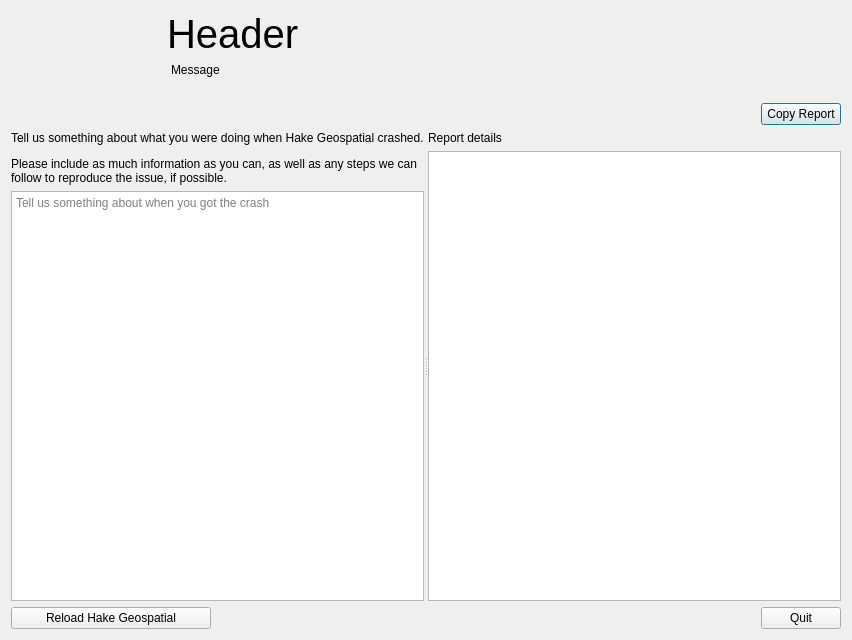
<?xml version="1.0" encoding="UTF-8"?>
<ui version="4.0">
 <class>QgsCrashDialog</class>
 <widget class="QDialog" name="QgsCrashDialog">
  <property name="geometry">
   <rect>
    <x>0</x>
    <y>0</y>
    <width>852</width>
    <height>640</height>
   </rect>
  </property>
  <property name="windowTitle">
   <string notr="true">Dialog</string>
  </property>
  <property name="styleSheet">
   <string notr="true"/>
  </property>
  <layout class="QGridLayout" name="gridLayout">
   <item row="1" column="0" colspan="3">
    <widget class="QFrame" name="mReportFrame">
     <layout class="QVBoxLayout" name="verticalLayout_5" stretch="0,1,0">
      <property name="leftMargin">
       <number>0</number>
      </property>
      <property name="topMargin">
       <number>0</number>
      </property>
      <property name="rightMargin">
       <number>0</number>
      </property>
      <property name="bottomMargin">
       <number>0</number>
      </property>
      <item>
       <layout class="QHBoxLayout" name="horizontalLayout_2">
        <item>
         <spacer name="horizontalSpacer_2">
          <property name="orientation">
           <enum>Qt::Horizontal</enum>
          </property>
          <property name="sizeHint" stdset="0">
           <size>
            <width>40</width>
            <height>20</height>
           </size>
          </property>
         </spacer>
        </item>
        <item>
         <widget class="QPushButton" name="mCopyReportButton">
          <property name="text">
           <string>Copy Report</string>
          </property>
         </widget>
        </item>
       </layout>
      </item>
      <item>
       <widget class="QSplitter" name="splitter">
        <property name="orientation">
         <enum>Qt::Horizontal</enum>
        </property>
        <widget class="QWidget" name="layoutWidget">
         <layout class="QVBoxLayout" name="verticalLayout_2" stretch="0,1">
          <property name="leftMargin">
           <number>0</number>
          </property>
          <property name="topMargin">
           <number>0</number>
          </property>
          <item>
           <widget class="QLabel" name="label">
            <property name="text">
             <string>&lt;html&gt;&lt;head/&gt;&lt;body&gt;&lt;p&gt;Tell us something about what you were doing when Hake Geospatial crashed.&lt;/p&gt;&lt;p&gt;Please include as much information as you can, as well as any steps we can follow to reproduce the issue, if possible.&lt;/p&gt;&lt;/body&gt;&lt;/html&gt;</string>
            </property>
            <property name="wordWrap">
             <bool>true</bool>
            </property>
           </widget>
          </item>
          <item>
           <widget class="QPlainTextEdit" name="mUserFeedbackText">
            <property name="sizePolicy">
             <sizepolicy hsizetype="Expanding" vsizetype="Preferred">
              <horstretch>0</horstretch>
              <verstretch>0</verstretch>
             </sizepolicy>
            </property>
            <property name="verticalScrollBarPolicy">
             <enum>Qt::ScrollBarAsNeeded</enum>
            </property>
            <property name="horizontalScrollBarPolicy">
             <enum>Qt::ScrollBarAsNeeded</enum>
            </property>
            <property name="placeholderText">
             <string>Tell us something about when you got the crash</string>
            </property>
           </widget>
          </item>
         </layout>
        </widget>
        <widget class="QWidget" name="layoutWidget1">
         <layout class="QVBoxLayout" name="verticalLayout_4">
          <item>
           <widget class="QLabel" name="label_3">
            <property name="sizePolicy">
             <sizepolicy hsizetype="Preferred" vsizetype="Maximum">
              <horstretch>0</horstretch>
              <verstretch>0</verstretch>
             </sizepolicy>
            </property>
            <property name="text">
             <string>Report details</string>
            </property>
            <property name="wordWrap">
             <bool>true</bool>
            </property>
           </widget>
          </item>
          <item>
           <widget class="QTextEdit" name="mReportDetailsText">
            <property name="sizePolicy">
             <sizepolicy hsizetype="Expanding" vsizetype="Preferred">
              <horstretch>0</horstretch>
              <verstretch>0</verstretch>
             </sizepolicy>
            </property>
            <property name="verticalScrollBarPolicy">
             <enum>Qt::ScrollBarAsNeeded</enum>
            </property>
            <property name="readOnly">
             <bool>true</bool>
            </property>
           </widget>
          </item>
         </layout>
        </widget>
       </widget>
      </item>
      <item>
       <layout class="QHBoxLayout" name="horizontalLayout">
        <property name="topMargin">
         <number>0</number>
        </property>
        <item>
         <widget class="QPushButton" name="mReloadQGISButton">
          <property name="minimumSize">
           <size>
            <width>200</width>
            <height>0</height>
           </size>
          </property>
          <property name="text">
           <string>Reload Hake Geospatial</string>
          </property>
         </widget>
        </item>
        <item>
         <spacer name="horizontalSpacer">
          <property name="orientation">
           <enum>Qt::Horizontal</enum>
          </property>
          <property name="sizeType">
           <enum>QSizePolicy::Expanding</enum>
          </property>
          <property name="sizeHint" stdset="0">
           <size>
            <width>40</width>
            <height>20</height>
           </size>
          </property>
         </spacer>
        </item>
        <item>
         <widget class="QPushButton" name="pushButton_2">
          <property name="text">
           <string>Quit</string>
          </property>
         </widget>
        </item>
       </layout>
      </item>
     </layout>
    </widget>
   </item>
   <item row="0" column="1" colspan="2">
    <layout class="QVBoxLayout" name="verticalLayout">
     <item>
      <widget class="QLabel" name="mCrashHeaderMessage">
       <property name="font">
        <font>
         <family>MS Shell Dlg 2</family>
         <pointsize>30</pointsize>
         <weight>50</weight>
         <italic>false</italic>
         <bold>false</bold>
        </font>
       </property>
       <property name="text">
        <string>Header</string>
       </property>
       <property name="wordWrap">
        <bool>true</bool>
       </property>
      </widget>
     </item>
     <item>
      <layout class="QVBoxLayout" name="verticalLayout_3">
       <property name="leftMargin">
        <number>4</number>
       </property>
       <item>
        <widget class="QLabel" name="mCrashMessage">
         <property name="sizePolicy">
          <sizepolicy hsizetype="Preferred" vsizetype="Maximum">
           <horstretch>0</horstretch>
           <verstretch>0</verstretch>
          </sizepolicy>
         </property>
         <property name="text">
          <string>Message</string>
         </property>
         <property name="wordWrap">
          <bool>true</bool>
         </property>
        </widget>
       </item>
      </layout>
     </item>
     <item>
      <spacer name="verticalSpacer_3">
       <property name="orientation">
        <enum>Qt::Vertical</enum>
       </property>
       <property name="sizeType">
        <enum>QSizePolicy::Preferred</enum>
       </property>
       <property name="sizeHint" stdset="0">
        <size>
         <width>20</width>
         <height>20</height>
        </size>
       </property>
      </spacer>
     </item>
    </layout>
   </item>
   <item row="0" column="0">
    <widget class="QLabel" name="label_2">
     <property name="maximumSize">
      <size>
       <width>150</width>
       <height>150</height>
      </size>
     </property>
     <property name="text">
      <string/>
     </property>
     <property name="pixmap">
      <pixmap resource="../../images/images.qrc">:/images/icons/qgis_icon.svg</pixmap>
     </property>
     <property name="scaledContents">
      <bool>true</bool>
     </property>
     <property name="alignment">
      <set>Qt::AlignCenter</set>
     </property>
    </widget>
   </item>
  </layout>
 </widget>
 <resources>
  <include location="../../images/images.qrc"/>
 </resources>
 <connections>
  <connection>
   <sender>mReloadQGISButton</sender>
   <signal>clicked()</signal>
   <receiver>QgsCrashDialog</receiver>
   <slot>accept()</slot>
   <hints>
    <hint type="sourcelabel">
     <x>352</x>
     <y>257</y>
    </hint>
    <hint type="destinationlabel">
     <x>468</x>
     <y>-36</y>
    </hint>
   </hints>
  </connection>
  <connection>
   <sender>pushButton_2</sender>
   <signal>clicked()</signal>
   <receiver>QgsCrashDialog</receiver>
   <slot>reject()</slot>
   <hints>
    <hint type="sourcelabel">
     <x>486</x>
     <y>246</y>
    </hint>
    <hint type="destinationlabel">
     <x>457</x>
     <y>-30</y>
    </hint>
   </hints>
  </connection>
 </connections>
</ui>
